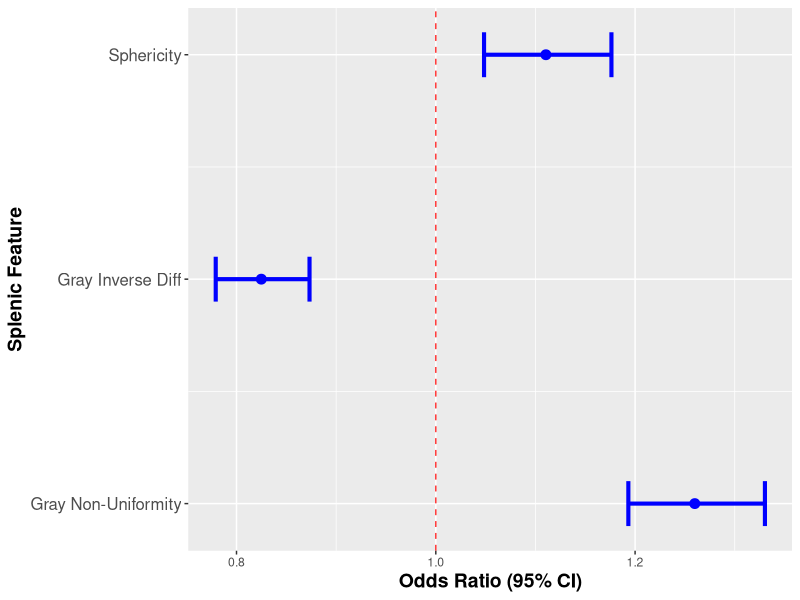
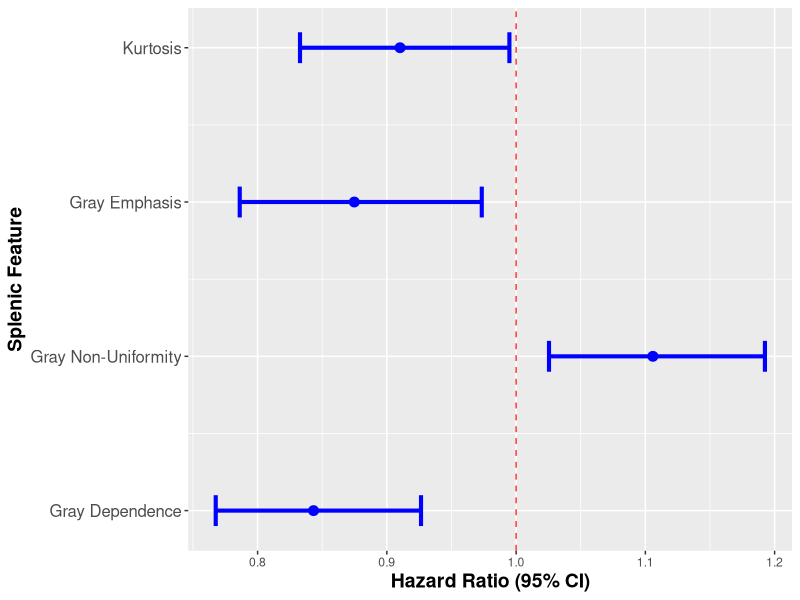
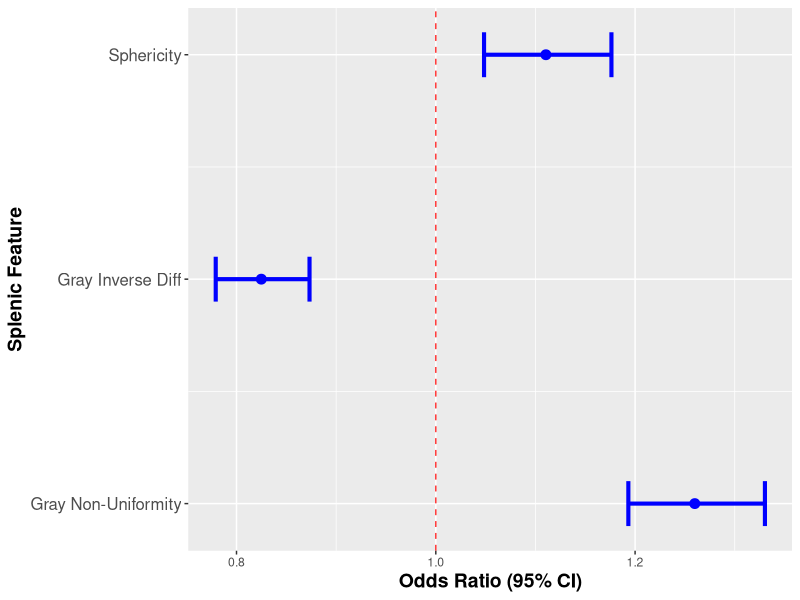
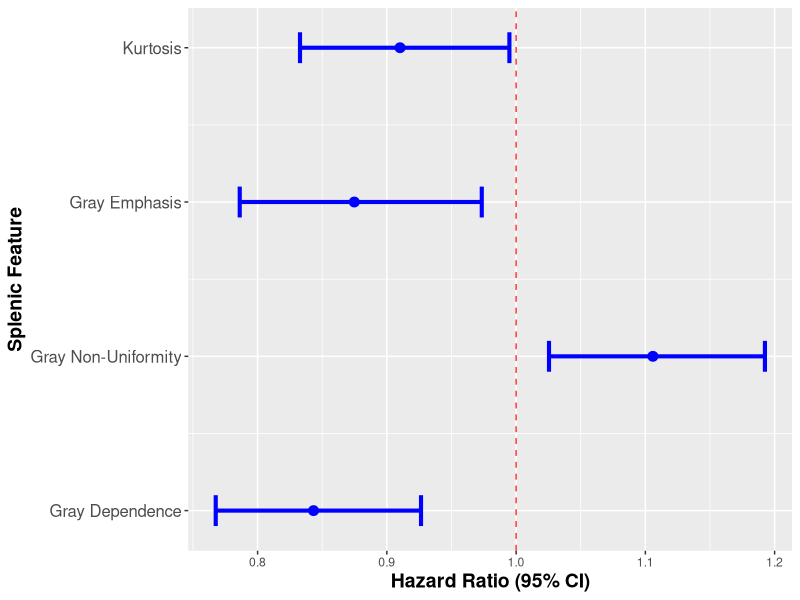

Write R code to recreate these figures, in order.
library(ggplot2)
options(bitmapType = 'cairo', device = 'png')

# create forest plot for logistic regression only
filename = "../Data/figures/logreg_forest.png"
data <- data.frame(study=c('Gray Non-Uniformity','Gray Inverse Diff','Sphericity'), index=1:3, result=c(1.259904484, 0.8248733691, 1.110503303), error_lower = c(1.193233502, 0.7791491039, 1.048418274), error_upper=c(1.330300655, 0.8732809569, 1.176264872))

ggplot(data=data, aes(y=index, x=result, xmin=error_lower, xmax=error_upper))+theme(axis.text.y = element_text(size=12), axis.title=element_text(size=14,face="bold"))+geom_point(color="blue", size=3)+geom_errorbarh(height=.2, color="blue",lwd=1.4)+scale_y_continuous(breaks=c(1.0, 2.0, 3.0), labels=data$study)+labs(x='Odds Ratio (95% CI)', y='Splenic Feature')+geom_vline(xintercept=1, color='red', linetype='dashed', alpha=0.8)
ggsave(filename)


# create forest plot for cox only
filename2 = "../Data/figures/cox_forest.png"
data <- data.frame(study=c('Gray Dependence','Gray Non-Uniformity','Gray Emphasis', 'Kurtosis'), index=1:4, result=c(0.8432835663, 1.105827585, 0.8748069898, 0.9102044813), error_lower = c(0.767599689, 1.025450512, 0.7861749568, 0.8328028995), error_upper=c(0.9264297307, 1.192504789, 0.9734312482, 0.9947998478))

ggplot(data=data, aes(y=index, x=result, xmin=error_lower, xmax=error_upper))+geom_point(color="blue", size=3)+geom_errorbarh(height=.2, color="blue",lwd=1.4)+scale_y_continuous(breaks=c(1.0, 2.0, 3.0, 4.0), labels=data$study)+theme(axis.text.y = element_text(size=12), axis.title=element_text(size=14,face="bold"))+labs(x='Hazard Ratio (95% CI)', y='Splenic Feature')+geom_vline(xintercept=1, color='red', linetype='dashed', alpha=0.8)
ggsave(filename2)

# create one plot together
#data <- data.frame(study=c('Gray Dependence','Gray Non-Uniformity','Gray Emphasis', 'Kurtosis'), index=1:4, result=c(0.8432835663, 1.105827585, 0.8748069898, 0.9102044813), error_lower = c(0.767599689, 1.025450512, 0.7861749568, 0.3742584041), error_upper=c(0.9264297307, 1.192504789, 0.9734312482, 2.213636858))
